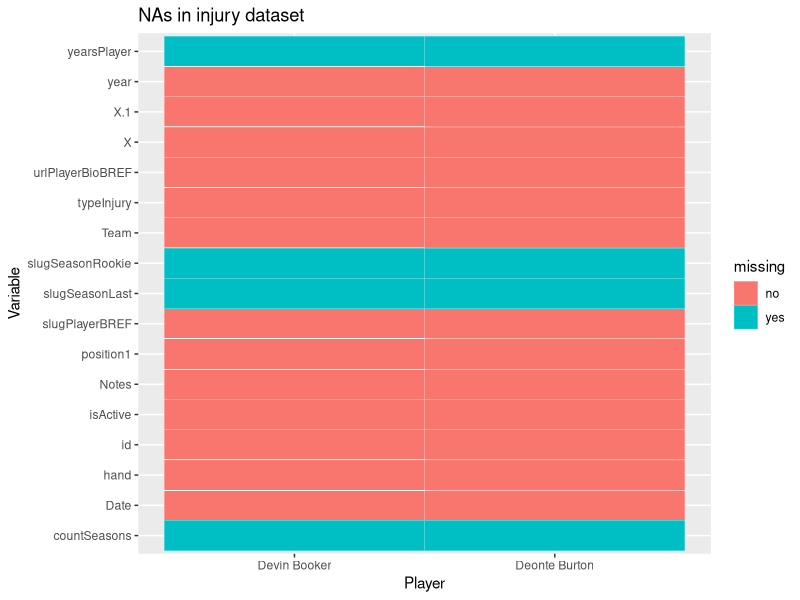

This chart was generated by the following R code:
## ---- chunk 1
library(tidyverse)

preprocessedInjuryData <- read.csv('data/preprocessedInjuryData.csv')
preprocessedInjuryData <- preprocessedInjuryData %>%
                          select(-Acquired)
new_DF <- preprocessedInjuryData[rowSums(is.na(preprocessedInjuryData)) > 0,]
tidyData <- new_DF %>% rownames_to_column('id') %>% gather(key,value,-Relinquished)%>%
  mutate(missing=ifelse(is.na(value),'yes','no'))
ggplot(tidyData,aes(x=key,y=fct_rev(Relinquished),fill=missing)) +
  geom_tile(color='white') +
  ggtitle('NAs in injury dataset') +
  coord_flip() + 
  ylab("Player") + 
  xlab("Variable")
